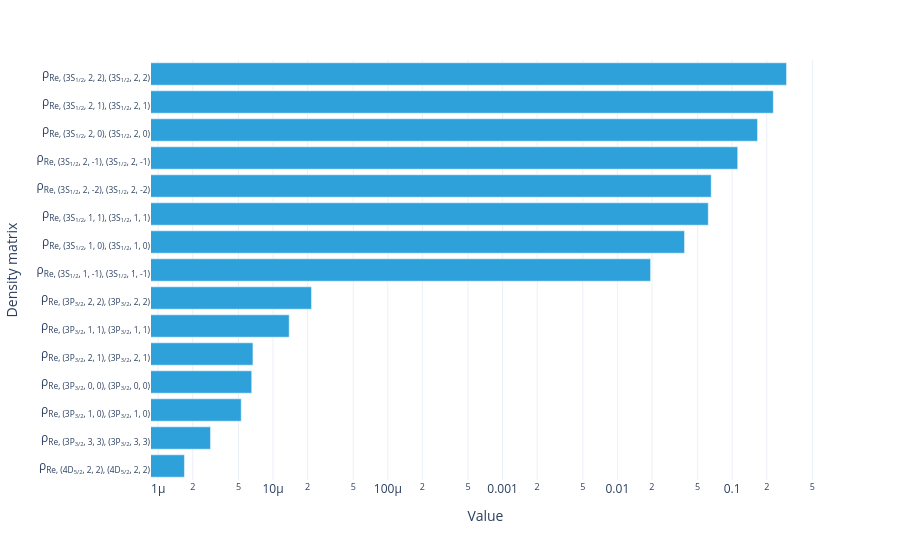

Notebook code cell kept with this figure:
### Markdown cell above
Plot the total return flux for each transition as a bar chart:

### Code cell
elems = sol.array.sum('Atomic velocity')
pops = elems.where(population_element(elems['Density matrix']), drop=True)
plotly_dataarray(pops.sortby(pops)[-15:], log_x=True)

### Figure 1 — Plotly figure (JSON) as saved in the notebook; plotly's stock layout.template omitted (floating-point values rounded to 4 significant figures)
{"data": [{"hovertemplate": "Value=%{x}<br>Density matrix=%{y}<extra></extra>", "legendgroup": "", "marker": {"color": "#2fa1da", "pattern": {"shape": ""}}, "name": "", "orientation": "h", "showlegend": false, "textposition": "auto", "type": "bar", "x": [1.692e-06, 2.855e-06, 5.285e-06, 6.524e-06, 6.686e-06, 1.384e-05, 2.166e-05, 0.01946, 0.03846, 0.06191, 0.06567, 0.1117, 0.1663, 0.2283, 0.2976], "xaxis": "x", "y": ["ρ<sub>Re, (4D<sub>5/2</sub>, 2, 2), (4D<sub>5/2</sub>, 2, 2)</sub>", "ρ<sub>Re, (3P<sub>3/2</sub>, 3, 3), (3P<sub>3/2</sub>, 3, 3)</sub>", "ρ<sub>Re, (3P<sub>3/2</sub>, 1, 0), (3P<sub>3/2</sub>, 1, 0)</sub>", "ρ<sub>Re, (3P<sub>3/2</sub>, 0, 0), (3P<sub>3/2</sub>, 0, 0)</sub>", "ρ<sub>Re, (3P<sub>3/2</sub>, 2, 1), (3P<sub>3/2</sub>, 2, 1)</sub>", "ρ<sub>Re, (3P<sub>3/2</sub>, 1, 1), (3P<sub>3/2</sub>, 1, 1)</sub>", "ρ<sub>Re, (3P<sub>3/2</sub>, 2, 2), (3P<sub>3/2</sub>, 2, 2)</sub>", "ρ<sub>Re, (3S<sub>1/2</sub>, 1, -1), (3S<sub>1/2</sub>, 1, -1)</sub>", "ρ<sub>Re, (3S<sub>1/2</sub>, 1, 0), (3S<sub>1/2</sub>, 1, 0)</sub>", "ρ<sub>Re, (3S<sub>1/2</sub>, 1, 1), (3S<sub>1/2</sub>, 1, 1)</sub>", "ρ<sub>Re, (3S<sub>1/2</sub>, 2, -2), (3S<sub>1/2</sub>, 2, -2)</sub>", "ρ<sub>Re, (3S<sub>1/2</sub>, 2, -1), (3S<sub>1/2</sub>, 2, -1)</sub>", "ρ<sub>Re, (3S<sub>1/2</sub>, 2, 0), (3S<sub>1/2</sub>, 2, 0)</sub>", "ρ<sub>Re, (3S<sub>1/2</sub>, 2, 1), (3S<sub>1/2</sub>, 2, 1)</sub>", "ρ<sub>Re, (3S<sub>1/2</sub>, 2, 2), (3S<sub>1/2</sub>, 2, 2)</sub>"], "yaxis": "y"}], "layout": {"barmode": "relative", "legend": {"title": {}, "tracegroupgap": 0}, "margin": {"t": 60}, "xaxis": {"anchor": "y", "domain": [0, 1], "title": {"text": "Value"}, "type": "log"}, "yaxis": {"anchor": "x", "domain": [0, 1], "title": {"text": "Density matrix"}}}}
